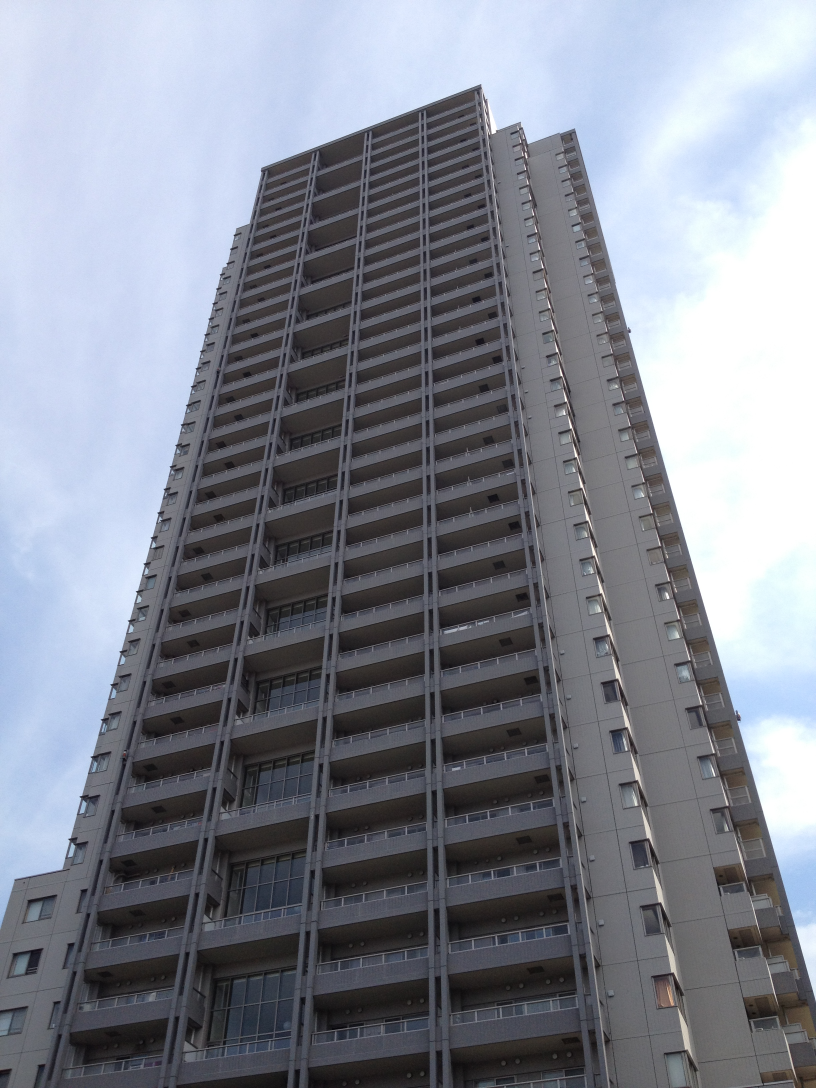
//> input picture building_03.jpg, 2448 x 3264 px (shown at 1/3 size)
$ ./Hough   (built with g++ and OpenCV 4)
//> lines starting //> are read from the running program, lines starting //| are printed output that depends on the picture
#include <opencv2/opencv.hpp>
#include <opencv2/highgui/highgui.hpp>
#include <opencv2/imgproc/imgproc.hpp>
#include<iostream>

using namespace std;
using namespace cv;


Mat g_srcImage, g_dstImage,g_midImage;
vector<Vec4i> g_lines;

int g_nthreshold=100;

static void on_HoughLines(int, void*)
{

	Mat dstImage = g_dstImage.clone();
	Mat midImage = g_midImage.clone();

	vector<Vec4i> mylines;
	HoughLinesP(midImage, mylines, 1, CV_PI / 180, g_nthreshold + 1, 50, 10);

	for (size_t i = 0; i < mylines.size(); i++)
	{
		Vec4i l = mylines[i];
		line(dstImage, Point(l[0], l[1]), Point(l[2], l[3]), Scalar(23, 180, 55), 2, CV_AA);
	}

	imshow("¡¾Ð§¹ûÍ¼¡¿", dstImage);
}

int main( )
{

	system("color 3F");

	Mat g_srcImage = imread("building_03.jpg");
//> g_srcImage is the input picture: 3264 rows x 2448 cols, CV_8UC3; mean B, G, R 144.9, 134.2, 130.1

	namedWindow("¡¾Ô­Ê¼Í¼¡¿", 0);
	cvResizeWindow("¡¾Ô­Ê¼Í¼¡¿", 800, 1000);
	imshow("¡¾Ô­Ê¼Í¼¡¿", g_srcImage);

	namedWindow("¡¾Ð§¹ûÍ¼¡¿", 0);
	cvResizeWindow("¡¾Ð§¹ûÍ¼¡¿", 800, 1000);
	createTrackbar("Öµ£º", "¡¾Ð§¹ûÍ¼¡¿", &g_nthreshold, 200, on_HoughLines);

	Canny(g_srcImage, g_midImage, 50, 200, 3);
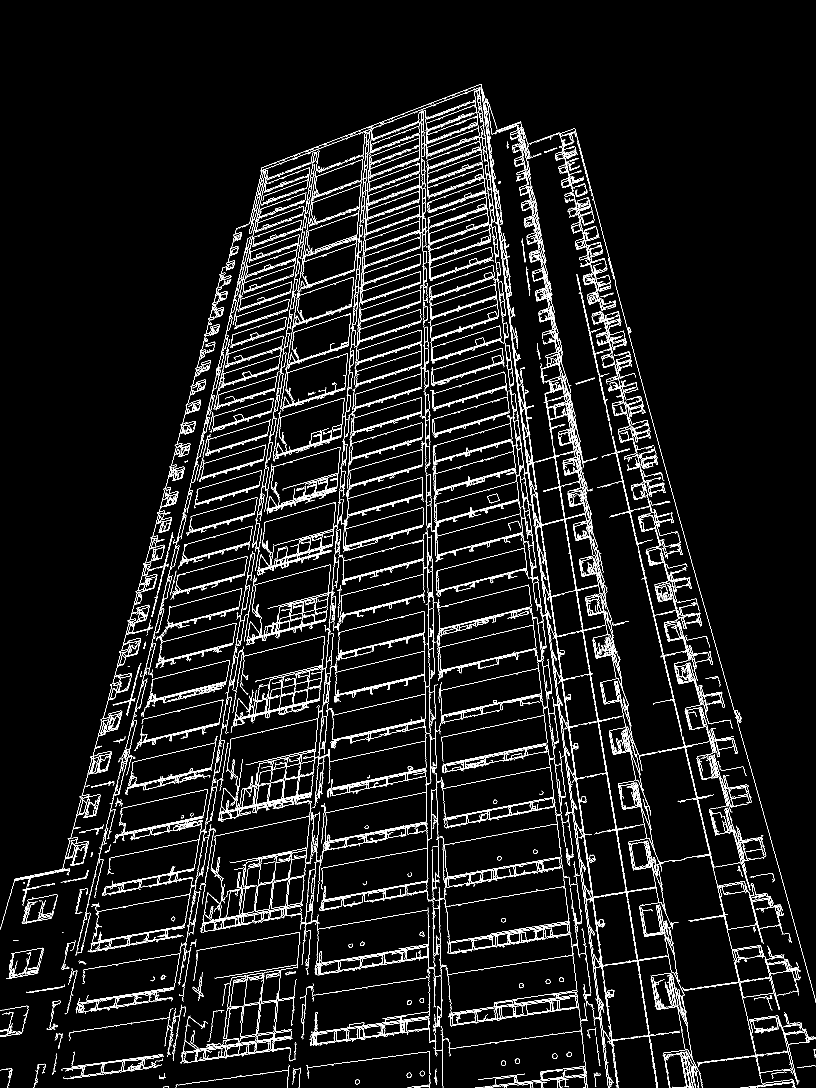
//> g_midImage: 3264 rows x 2448 cols, CV_8UC1 (shown at 1/3 size); 4.2% white in thin lines or dots
	cvtColor(g_midImage, g_dstImage, CV_GRAY2BGR);
//> g_dstImage: 3264 rows x 2448 cols, CV_8UC3; 4.2% white in thin lines or dots

	on_HoughLines(g_nthreshold, 0);
//> in on_HoughLines, `HoughLinesP(midImage, mylines, 1, CV_PI / 180, g_nthreshold + 1, 50, 1..`: mylines = 1967 lines (x1, y1, x2, y2), first 8: [1633, 1665, 1789, 2781], [1629, 1620, 1687, 2039], [1611, 1851, 1695, 2538], [2033, 2152, 2111, 2487], [1653, 1798, 1807, 2898], [2007, 1742, 2038, 1866], [1479, 557, 1615, 1665], [1296, 2546, 1303, 2927]
//> the loop in on_HoughLines, `for (size_t i = 0; i < mylines.size(); i++)` made 1967 passes
//> after the loop in on_HoughLines, `for (size_t i = 0; i < mylines.size(); i++)`:
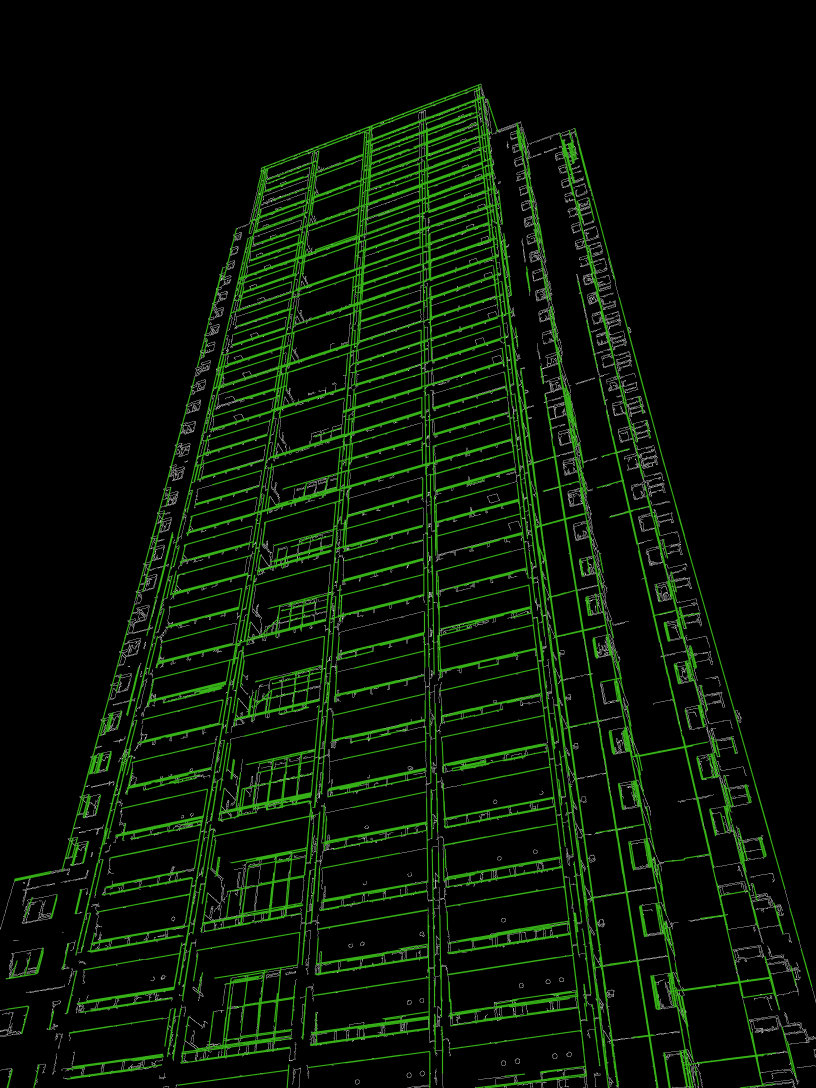
//> dstImage: 3264 rows x 2448 cols, CV_8UC3 (shown at 1/3 size); mean B, G, R 6, 18.9, 8.6
	HoughLinesP(g_midImage, g_lines, 1, CV_PI/180, 80, 50, 10 );
//> g_lines = 2065 lines (x1, y1, x2, y2), first 8: [1633, 1665, 1789, 2781], [1595, 1379, 1622, 1576], [1611, 1851, 1695, 2538], [1943, 1763, 2015, 2071], [1785, 2740, 1811, 2931], [1946, 1499, 2040, 1873], [1351, 3074, 1569, 3043], [1749, 914, 1779, 1048]

	imshow("¡¾Ð§¹ûÍ¼¡¿", g_dstImage);

	waitKey(0);

	return 0;

}

$ run again, with fruits.jpg copied over building_03.jpg
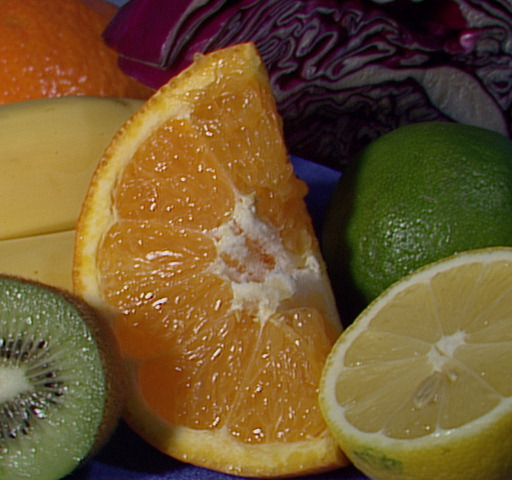
//> input picture fruits.jpg, 512 x 480 px
//> g_srcImage is the input picture: 480 rows x 512 cols, CV_8UC3; mean B, G, R 46.2, 85.6, 110.8
//> `Canny(g_srcImage, g_midImage, 50, 200, 3);`:
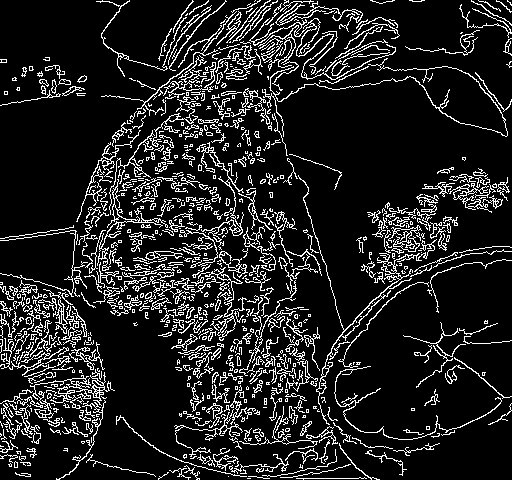
//> g_midImage: 480 rows x 512 cols, CV_8UC1; 13.3% white in thin lines or dots
//> g_dstImage: 480 rows x 512 cols, CV_8UC3; 13.3% white in thin lines or dots
//> mylines = 241 lines (x1, y1, x2, y2), first 8: [1, 411, 53, 359], [169, 232, 244, 157], [342, 332, 488, 186], [2, 368, 113, 257], [31, 323, 105, 249], [113, 302, 164, 251], [134, 312, 233, 213], [121, 242, 169, 156]
//> the loop in on_HoughLines, `for (size_t i = 0; i < mylines.size(); i++)` made 241 passes
//> after the loop in on_HoughLines, `for (size_t i = 0; i < mylines.size(); i++)`:
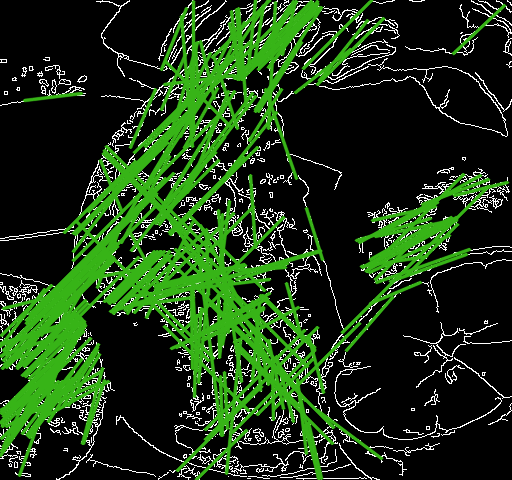
//> dstImage: 480 rows x 512 cols, CV_8UC3; mean B, G, R 22, 55.9, 28.9
//> g_lines = 285 lines (x1, y1, x2, y2), first 8: [29, 382, 85, 326], [342, 332, 488, 186], [317, 85, 383, 19], [19, 475, 77, 314], [0, 445, 97, 348], [233, 121, 308, 46], [1, 413, 83, 331], [1, 356, 115, 242]

$ run again, with windows.jpg copied over building_03.jpg
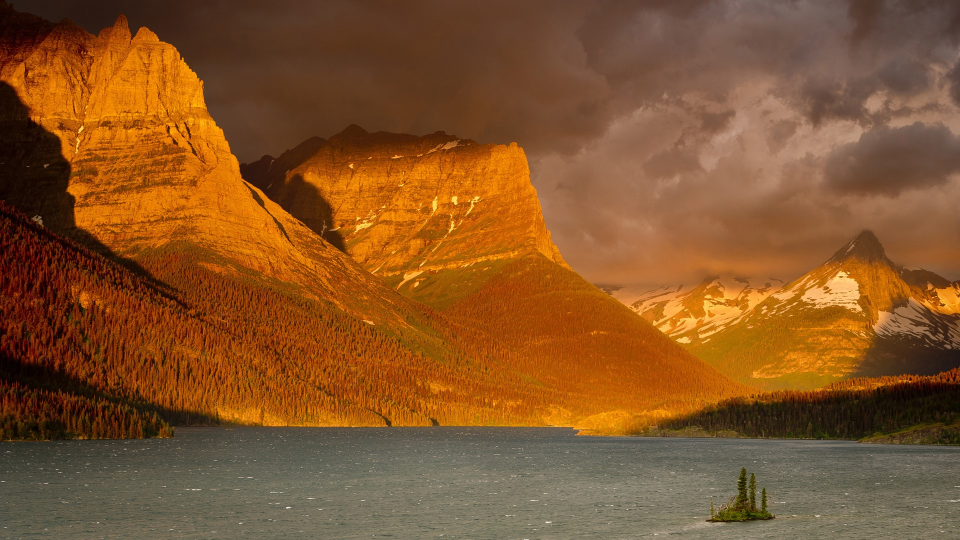
//> input picture windows.jpg, 1920 x 1080 px (shown at 1/2 size)
//> g_srcImage is the input picture: 1080 rows x 1920 cols, CV_8UC3; mean B, G, R 40.6, 83.6, 131.9
//> `Canny(g_srcImage, g_midImage, 50, 200, 3);`:
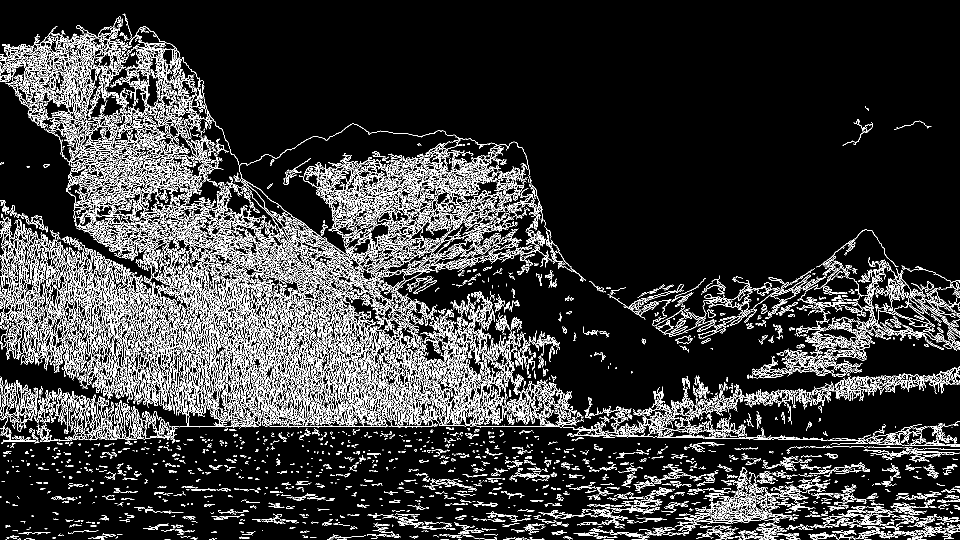
//> g_midImage: 1080 rows x 1920 cols, CV_8UC1 (shown at 1/2 size); 13% white in thin lines or dots
//> g_dstImage: 1080 rows x 1920 cols, CV_8UC3; 13% white in thin lines or dots
//> mylines = 2828 lines (x1, y1, x2, y2), first 8: [1671, 880, 1801, 886], [67, 572, 772, 761], [738, 581, 1046, 759], [579, 595, 658, 674], [9, 547, 993, 811], [232, 509, 980, 767], [3, 529, 1010, 799], [193, 778, 1020, 836]
//> the loop in on_HoughLines, `for (size_t i = 0; i < mylines.size(); i++)` made 2828 passes
//> after the loop in on_HoughLines, `for (size_t i = 0; i < mylines.size(); i++)`:
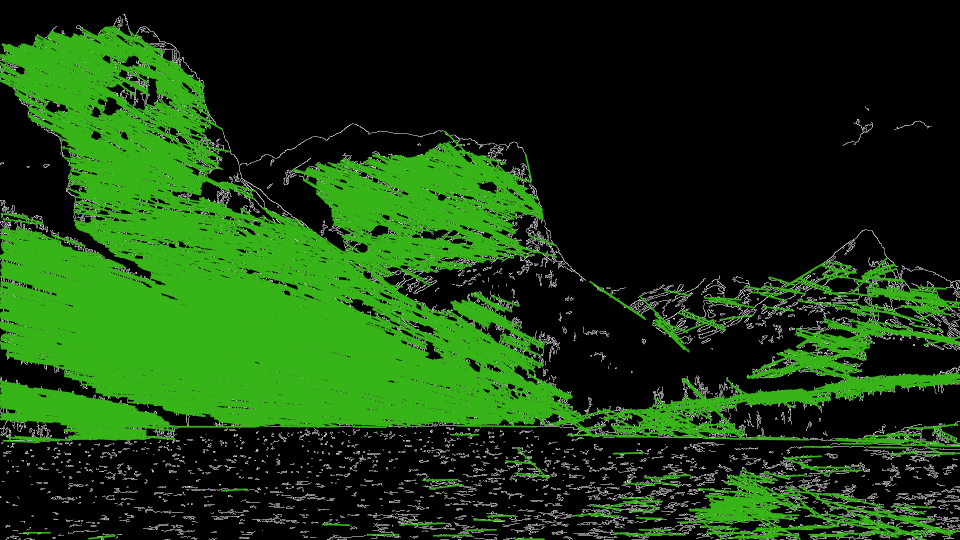
//> dstImage: 1080 rows x 1920 cols, CV_8UC3 (shown at 1/2 size); mean B, G, R 15.4, 61.1, 24.7
//> g_lines = 2733 lines (x1, y1, x2, y2), first 8: [309, 808, 998, 845], [738, 581, 1046, 759], [1480, 951, 1533, 965], [535, 614, 980, 767], [3, 546, 993, 811], [3, 529, 1010, 799], [2, 567, 1035, 843], [108, 237, 399, 386]
